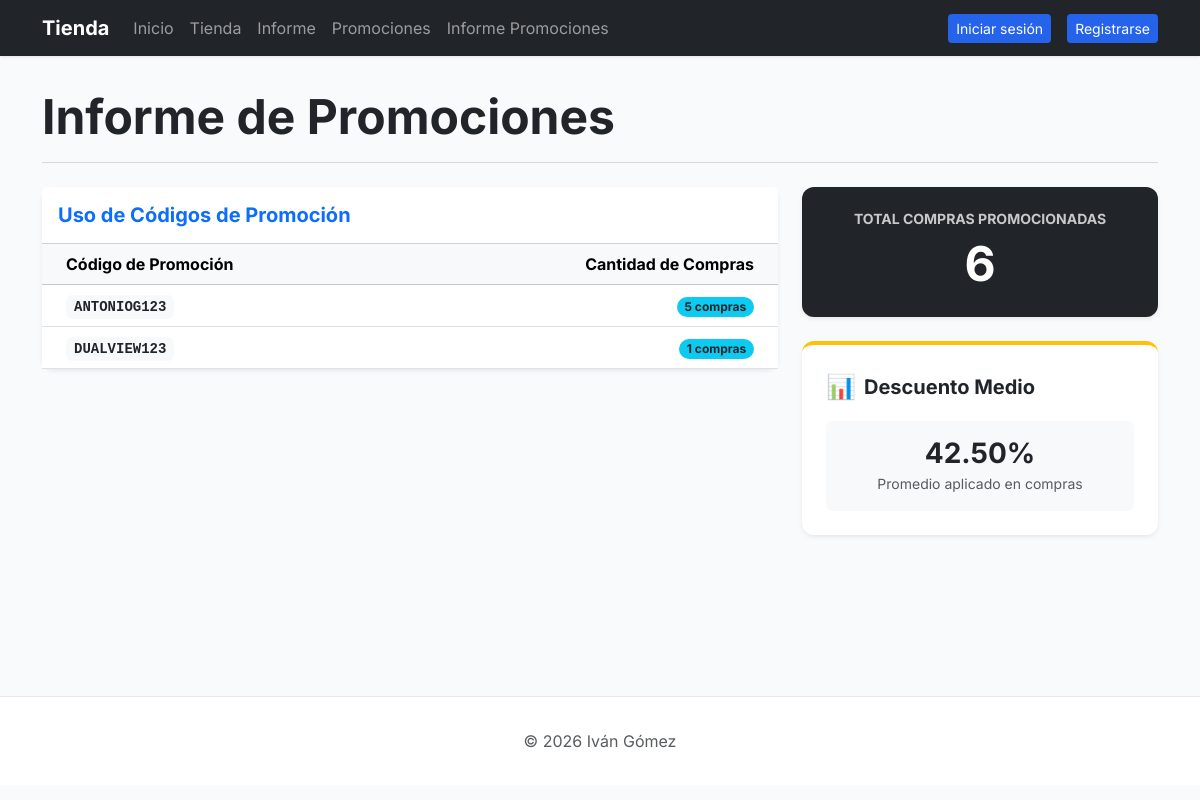
/tienda/admin/promociones/informes, run on an earlier commit of the app's database.
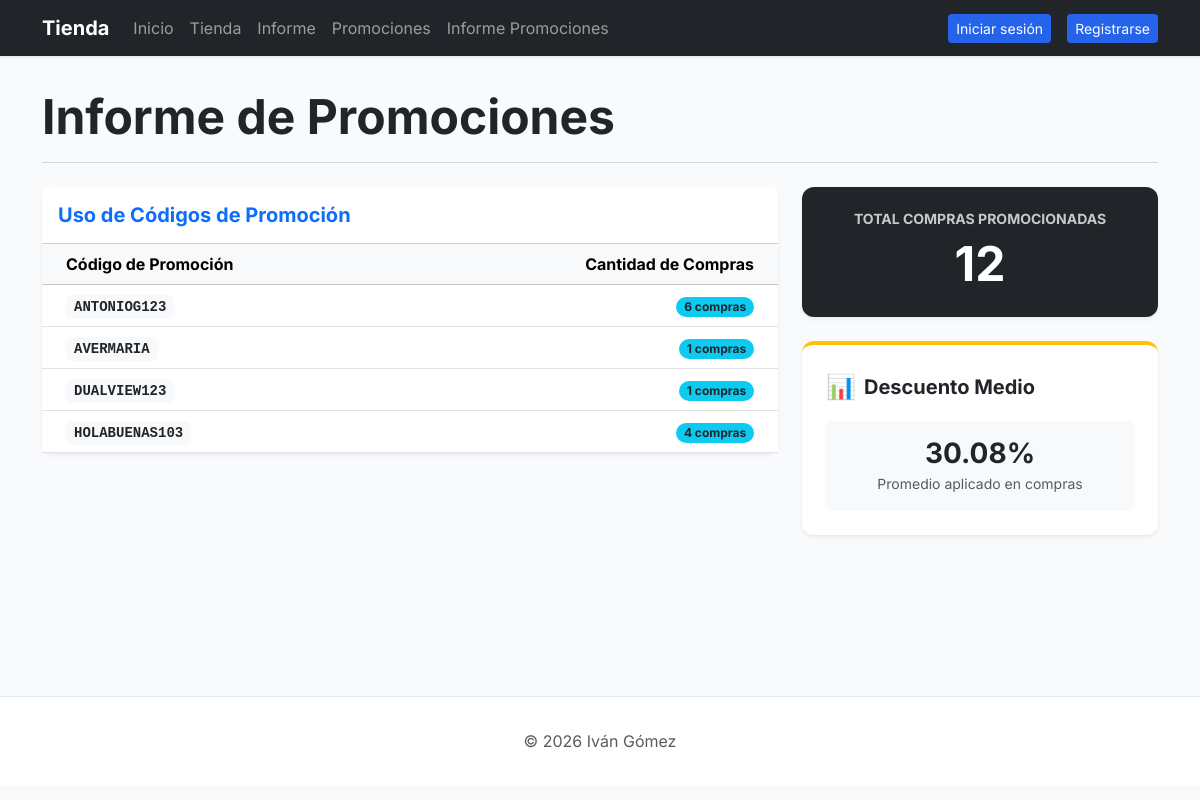
And on a later commit of the database.
### core/models.py (models this page shows, shortened)
class Promocion(models.Model):
    nombre = models.CharField(max_length=50)
    codigo = models.CharField(max_length=20, unique=True)
    descuento = models.IntegerField()
    fecha_inicio = models.DateField(auto_now_add=True)
    fecha_fin = models.DateField()

### core/views.py (the view)
# urls.py: path('tienda/admin/promociones/informes', ver_informe_promociones, name='informe_promociones')
def ver_informe_promociones(request):
    query = Promocion.objects.annotate(Count('compras'))
    total_promos = Promocion.objects.aggregate(Count('compras'))
    media_compras_promo = Promocion.objects.aggregate(Avg('compras__promocion__descuento'))
    return render(request, 'core/informe_promociones.html', {'promociones':query, 'total':total_promos, 'descuento_medio':media_compras_promo})

### core/templates/core/informe_promociones.html (shortened to what this page needs)
{% extends 'core/base.html' %}
{% block tittle_section %}Informe de Promociones{% endblock %}
{% block content %}
<div class="row g-4">
    <div class="col-lg-8">
        <div class="card shadow-sm border-0">
            <div class="card-header bg-white py-3">
                <h5 class="card-title mb-0 fw-bold text-primary">Uso de Códigos de Promoción</h5>
            </div>
            <div class="table-responsive">
                <table class="table table-hover align-middle mb-0">
                    <thead class="table-light">
                        <tr>
                            <th scope="col" class="ps-4">Código de Promoción</th>
                            <th scope="col" class="text-end pe-4">Cantidad de Compras</th>
                        </tr>
                    </thead>
                    <tbody>
                        {% for promocion in promociones %}
                        <tr>
                            <td class="ps-4">
                                <code class="fw-bold text-dark bg-light px-2 py-1 rounded">{{promocion.codigo}}</code>
                            </td>
                            <td class="text-end pe-4">
                                <span class="badge rounded-pill bg-info text-dark">
                                    {{promocion.compras__count}} compras
                                </span>
                            </td>
                        </tr>
                        {% endfor %}
                    </tbody>
                </table>
            </div>
        </div>
    </div>
    <div class="col-lg-4">
        <div class="card shadow-sm border-0 mb-4 bg-dark text-white">
            <div class="card-body p-4 text-center">
                <h6 class="text-uppercase opacity-75 small fw-bold mb-2">Total Compras Promocionadas</h6>
                <h2 class="display-5 fw-bold mb-0">{{total.compras__count}}</h2>
            </div>
        </div>
        <div class="card shadow-sm border-0 border-top border-warning border-4">
            <div class="card-body p-4">
                <div class="d-flex align-items-center mb-3">
                    <span class="fs-4 me-2">📊</span>
                    <h5 class="fw-bold mb-0">Descuento Medio</h5>
                </div>
                <div class="bg-light p-3 rounded text-center">
                    <h3 class="text-dark fw-bold mb-0">
                        {{descuento_medio.compras__promocion__descuento__avg|floatformat:2}}%
                    </h3>
                    <small class="text-muted">Promedio aplicado en compras</small>
                </div>
            </div>
        </div>
    </div>
</div>
{% endblock %}

What changed in the data, as far as the page shows it:
computed for Promocion "ANTONIOG123": compras__count "5" → "6"
added Promocion: codigo "AVERMARIA", compras__count "1"
added Promocion: codigo "HOLABUENAS103", compras__count "4"
Also different on the page:
{{ total.compras__count }}: "6" → "12"
{{ descuento_medio.compras__promocion__descuento__avg|floatformat:2 }}: "42.50" → "30.08"
